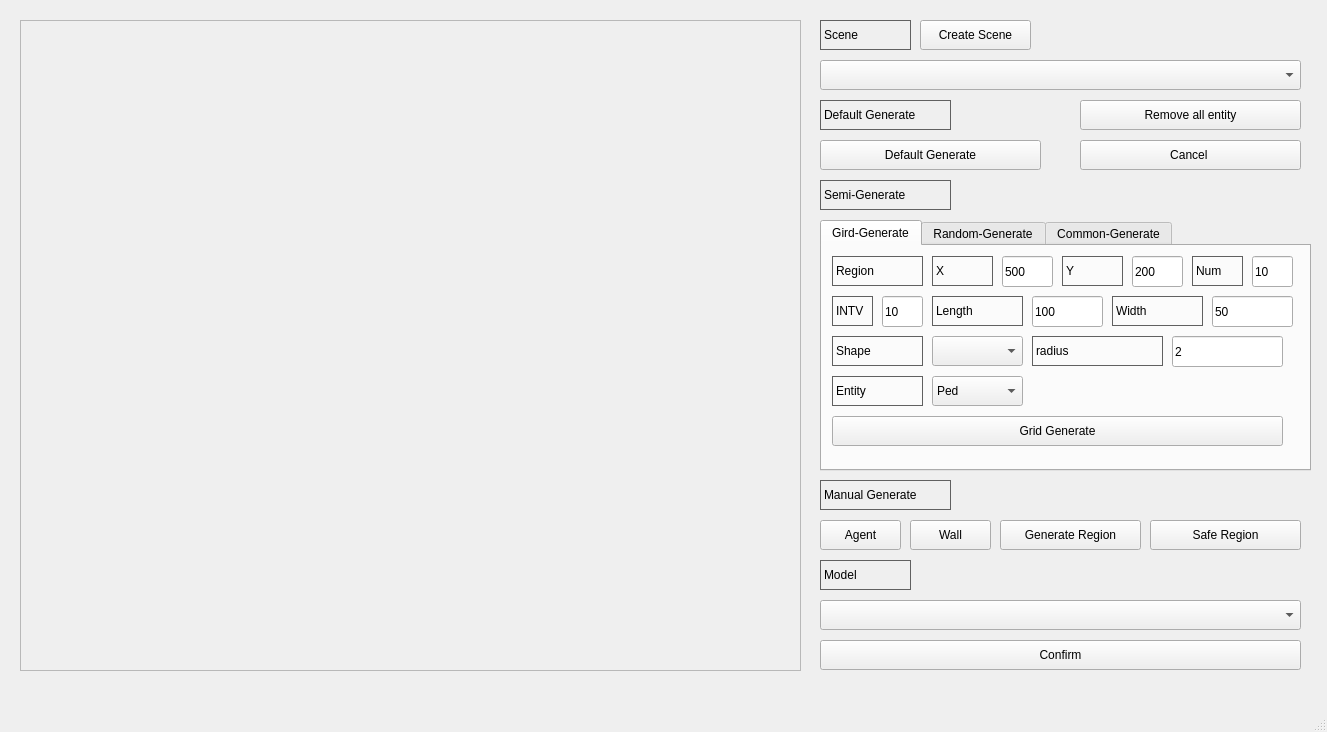
<?xml version="1.0" encoding="UTF-8"?>
<ui version="4.0">
 <class>MainWindow</class>
 <widget class="QMainWindow" name="MainWindow">
  <property name="geometry">
   <rect>
    <x>0</x>
    <y>0</y>
    <width>1327</width>
    <height>732</height>
   </rect>
  </property>
  <property name="windowTitle">
   <string>MainWindow</string>
  </property>
  <widget class="QWidget" name="centralwidget">
   <widget class="QScrollArea" name="scrollArea">
    <property name="geometry">
     <rect>
      <x>20</x>
      <y>20</y>
      <width>781</width>
      <height>651</height>
     </rect>
    </property>
    <property name="widgetResizable">
     <bool>true</bool>
    </property>
    <widget class="QWidget" name="scrollAreaWidgetContents">
     <property name="geometry">
      <rect>
       <x>0</x>
       <y>0</y>
       <width>779</width>
       <height>649</height>
      </rect>
     </property>
    </widget>
   </widget>
   <widget class="QPushButton" name="pushButton_2">
    <property name="geometry">
     <rect>
      <x>910</x>
      <y>520</y>
      <width>81</width>
      <height>30</height>
     </rect>
    </property>
    <property name="text">
     <string>Wall</string>
    </property>
   </widget>
   <widget class="QLabel" name="label_13">
    <property name="geometry">
     <rect>
      <x>820</x>
      <y>560</y>
      <width>91</width>
      <height>30</height>
     </rect>
    </property>
    <property name="styleSheet">
     <string notr="true">QLabel{

     border-width: 1px;

     border-style: solid;

     border-color: rgb(96, 96, 96);

}</string>
    </property>
    <property name="text">
     <string>Model</string>
    </property>
    <property name="margin">
     <number>-1</number>
    </property>
   </widget>
   <widget class="QPushButton" name="pushButton">
    <property name="geometry">
     <rect>
      <x>820</x>
      <y>520</y>
      <width>81</width>
      <height>30</height>
     </rect>
    </property>
    <property name="text">
     <string>Agent</string>
    </property>
   </widget>
   <widget class="QComboBox" name="comboBox_2">
    <property name="geometry">
     <rect>
      <x>820</x>
      <y>600</y>
      <width>481</width>
      <height>30</height>
     </rect>
    </property>
   </widget>
   <widget class="QLabel" name="label_4">
    <property name="geometry">
     <rect>
      <x>820</x>
      <y>100</y>
      <width>131</width>
      <height>30</height>
     </rect>
    </property>
    <property name="styleSheet">
     <string notr="true">QLabel{

     border-width: 1px;

     border-style: solid;

     border-color: rgb(96, 96, 96);

}</string>
    </property>
    <property name="text">
     <string>Default Generate</string>
    </property>
    <property name="margin">
     <number>-1</number>
    </property>
   </widget>
   <widget class="QComboBox" name="comboBox">
    <property name="geometry">
     <rect>
      <x>820</x>
      <y>60</y>
      <width>481</width>
      <height>30</height>
     </rect>
    </property>
   </widget>
   <widget class="QLabel" name="label_3">
    <property name="geometry">
     <rect>
      <x>820</x>
      <y>20</y>
      <width>91</width>
      <height>30</height>
     </rect>
    </property>
    <property name="styleSheet">
     <string notr="true">QLabel{

     border-width: 1px;

     border-style: solid;

     border-color: rgb(96, 96, 96);

}</string>
    </property>
    <property name="text">
     <string>Scene</string>
    </property>
    <property name="margin">
     <number>-1</number>
    </property>
   </widget>
   <widget class="QPushButton" name="pushButton_3">
    <property name="geometry">
     <rect>
      <x>1000</x>
      <y>520</y>
      <width>141</width>
      <height>30</height>
     </rect>
    </property>
    <property name="text">
     <string>Generate Region</string>
    </property>
   </widget>
   <widget class="QPushButton" name="pushButton_10">
    <property name="geometry">
     <rect>
      <x>820</x>
      <y>140</y>
      <width>221</width>
      <height>30</height>
     </rect>
    </property>
    <property name="text">
     <string>Default Generate</string>
    </property>
   </widget>
   <widget class="QLabel" name="label_16">
    <property name="geometry">
     <rect>
      <x>820</x>
      <y>480</y>
      <width>131</width>
      <height>30</height>
     </rect>
    </property>
    <property name="styleSheet">
     <string notr="true">QLabel{

     border-width: 1px;

     border-style: solid;

     border-color: rgb(96, 96, 96);

}</string>
    </property>
    <property name="text">
     <string>Manual Generate</string>
    </property>
    <property name="margin">
     <number>-1</number>
    </property>
   </widget>
   <widget class="QPushButton" name="pushButton_5">
    <property name="geometry">
     <rect>
      <x>1150</x>
      <y>520</y>
      <width>151</width>
      <height>30</height>
     </rect>
    </property>
    <property name="text">
     <string>Safe Region</string>
    </property>
   </widget>
   <widget class="QPushButton" name="pushButton_11">
    <property name="geometry">
     <rect>
      <x>820</x>
      <y>640</y>
      <width>481</width>
      <height>30</height>
     </rect>
    </property>
    <property name="text">
     <string>Confirm</string>
    </property>
   </widget>
   <widget class="QLabel" name="label_5">
    <property name="geometry">
     <rect>
      <x>820</x>
      <y>180</y>
      <width>131</width>
      <height>30</height>
     </rect>
    </property>
    <property name="styleSheet">
     <string notr="true">QLabel{

     border-width: 1px;

     border-style: solid;

     border-color: rgb(96, 96, 96);

}</string>
    </property>
    <property name="text">
     <string>Semi-Generate</string>
    </property>
    <property name="margin">
     <number>-1</number>
    </property>
   </widget>
   <widget class="QPushButton" name="pushButton_19">
    <property name="geometry">
     <rect>
      <x>1080</x>
      <y>100</y>
      <width>221</width>
      <height>30</height>
     </rect>
    </property>
    <property name="text">
     <string>Remove all entity</string>
    </property>
   </widget>
   <widget class="QPushButton" name="pushButton_20">
    <property name="geometry">
     <rect>
      <x>920</x>
      <y>20</y>
      <width>111</width>
      <height>30</height>
     </rect>
    </property>
    <property name="text">
     <string>Create Scene</string>
    </property>
   </widget>
   <widget class="QTabWidget" name="tabWidget_2">
    <property name="geometry">
     <rect>
      <x>820</x>
      <y>220</y>
      <width>491</width>
      <height>251</height>
     </rect>
    </property>
    <property name="currentIndex">
     <number>0</number>
    </property>
    <widget class="QWidget" name="tab_7">
     <attribute name="title">
      <string>Gird-Generate</string>
     </attribute>
     <widget class="QPushButton" name="pushButton_24">
      <property name="geometry">
       <rect>
        <x>10</x>
        <y>170</y>
        <width>451</width>
        <height>30</height>
       </rect>
      </property>
      <property name="text">
       <string>Grid Generate</string>
      </property>
     </widget>
     <widget class="QLabel" name="label_57">
      <property name="geometry">
       <rect>
        <x>10</x>
        <y>10</y>
        <width>91</width>
        <height>30</height>
       </rect>
      </property>
      <property name="styleSheet">
       <string notr="true">QLabel{

     border-width: 1px;

     border-style: solid;

     border-color: rgb(96, 96, 96);

}</string>
      </property>
      <property name="text">
       <string>Region</string>
      </property>
      <property name="margin">
       <number>-1</number>
      </property>
     </widget>
     <widget class="QComboBox" name="comboBox_3">
      <property name="geometry">
       <rect>
        <x>110</x>
        <y>90</y>
        <width>91</width>
        <height>30</height>
       </rect>
      </property>
     </widget>
     <widget class="QLabel" name="label_63">
      <property name="geometry">
       <rect>
        <x>10</x>
        <y>90</y>
        <width>91</width>
        <height>30</height>
       </rect>
      </property>
      <property name="styleSheet">
       <string notr="true">QLabel{

     border-width: 1px;

     border-style: solid;

     border-color: rgb(96, 96, 96);

}</string>
      </property>
      <property name="text">
       <string>Shape</string>
      </property>
      <property name="margin">
       <number>-1</number>
      </property>
     </widget>
     <widget class="QStackedWidget" name="stackedWidget">
      <property name="geometry">
       <rect>
        <x>210</x>
        <y>90</y>
        <width>251</width>
        <height>71</height>
       </rect>
      </property>
      <property name="currentIndex">
       <number>0</number>
      </property>
      <widget class="QWidget" name="page_3">
       <widget class="QLabel" name="label_58">
        <property name="geometry">
         <rect>
          <x>0</x>
          <y>0</y>
          <width>131</width>
          <height>30</height>
         </rect>
        </property>
        <property name="styleSheet">
         <string notr="true">QLabel{

     border-width: 1px;

     border-style: solid;

     border-color: rgb(96, 96, 96);

}</string>
        </property>
        <property name="text">
         <string>radius</string>
        </property>
        <property name="margin">
         <number>-1</number>
        </property>
       </widget>
       <widget class="QLineEdit" name="lineEdit_43">
        <property name="geometry">
         <rect>
          <x>140</x>
          <y>0</y>
          <width>111</width>
          <height>31</height>
         </rect>
        </property>
        <property name="text">
         <string>2</string>
        </property>
       </widget>
      </widget>
      <widget class="QWidget" name="page_4">
       <widget class="QLabel" name="label_76">
        <property name="geometry">
         <rect>
          <x>0</x>
          <y>0</y>
          <width>131</width>
          <height>30</height>
         </rect>
        </property>
        <property name="styleSheet">
         <string notr="true">QLabel{

     border-width: 1px;

     border-style: solid;

     border-color: rgb(96, 96, 96);

}</string>
        </property>
        <property name="text">
         <string>Length Of Box</string>
        </property>
        <property name="margin">
         <number>-1</number>
        </property>
       </widget>
       <widget class="QLineEdit" name="lineEdit_44">
        <property name="geometry">
         <rect>
          <x>140</x>
          <y>0</y>
          <width>111</width>
          <height>31</height>
         </rect>
        </property>
        <property name="text">
         <string>10</string>
        </property>
       </widget>
       <widget class="QLabel" name="label_77">
        <property name="geometry">
         <rect>
          <x>0</x>
          <y>40</y>
          <width>131</width>
          <height>30</height>
         </rect>
        </property>
        <property name="styleSheet">
         <string notr="true">QLabel{

     border-width: 1px;

     border-style: solid;

     border-color: rgb(96, 96, 96);

}</string>
        </property>
        <property name="text">
         <string>Width Of Box</string>
        </property>
        <property name="margin">
         <number>-1</number>
        </property>
       </widget>
       <widget class="QLineEdit" name="lineEdit_45">
        <property name="geometry">
         <rect>
          <x>140</x>
          <y>40</y>
          <width>111</width>
          <height>31</height>
         </rect>
        </property>
        <property name="text">
         <string>10</string>
        </property>
       </widget>
      </widget>
     </widget>
     <widget class="QLabel" name="label_65">
      <property name="geometry">
       <rect>
        <x>110</x>
        <y>50</y>
        <width>91</width>
        <height>30</height>
       </rect>
      </property>
      <property name="styleSheet">
       <string notr="true">QLabel{

     border-width: 1px;

     border-style: solid;

     border-color: rgb(96, 96, 96);

}</string>
      </property>
      <property name="text">
       <string>Length</string>
      </property>
      <property name="margin">
       <number>-1</number>
      </property>
     </widget>
     <widget class="QLineEdit" name="lineEdit_36">
      <property name="geometry">
       <rect>
        <x>210</x>
        <y>50</y>
        <width>71</width>
        <height>31</height>
       </rect>
      </property>
      <property name="text">
       <string>100</string>
      </property>
     </widget>
     <widget class="QLabel" name="label_67">
      <property name="geometry">
       <rect>
        <x>290</x>
        <y>50</y>
        <width>91</width>
        <height>30</height>
       </rect>
      </property>
      <property name="styleSheet">
       <string notr="true">QLabel{

     border-width: 1px;

     border-style: solid;

     border-color: rgb(96, 96, 96);

}</string>
      </property>
      <property name="text">
       <string>Width</string>
      </property>
      <property name="margin">
       <number>-1</number>
      </property>
     </widget>
     <widget class="QLineEdit" name="lineEdit_37">
      <property name="geometry">
       <rect>
        <x>390</x>
        <y>50</y>
        <width>81</width>
        <height>31</height>
       </rect>
      </property>
      <property name="text">
       <string>50</string>
      </property>
     </widget>
     <widget class="QLabel" name="label_68">
      <property name="geometry">
       <rect>
        <x>10</x>
        <y>130</y>
        <width>91</width>
        <height>30</height>
       </rect>
      </property>
      <property name="styleSheet">
       <string notr="true">QLabel{

     border-width: 1px;

     border-style: solid;

     border-color: rgb(96, 96, 96);

}</string>
      </property>
      <property name="text">
       <string>Entity</string>
      </property>
      <property name="margin">
       <number>-1</number>
      </property>
     </widget>
     <widget class="QComboBox" name="comboBox_5">
      <property name="geometry">
       <rect>
        <x>110</x>
        <y>130</y>
        <width>91</width>
        <height>30</height>
       </rect>
      </property>
      <item>
       <property name="text">
        <string>Ped</string>
       </property>
      </item>
      <item>
       <property name="text">
        <string>Wall</string>
       </property>
      </item>
      <item>
       <property name="text">
        <string>Safe-Region</string>
       </property>
      </item>
     </widget>
     <widget class="QLabel" name="label_82">
      <property name="geometry">
       <rect>
        <x>10</x>
        <y>50</y>
        <width>41</width>
        <height>30</height>
       </rect>
      </property>
      <property name="styleSheet">
       <string notr="true">QLabel{

     border-width: 1px;

     border-style: solid;

     border-color: rgb(96, 96, 96);

}</string>
      </property>
      <property name="text">
       <string>INTV</string>
      </property>
      <property name="margin">
       <number>-1</number>
      </property>
     </widget>
     <widget class="QLineEdit" name="lineEdit_52">
      <property name="geometry">
       <rect>
        <x>60</x>
        <y>50</y>
        <width>41</width>
        <height>31</height>
       </rect>
      </property>
      <property name="text">
       <string>10</string>
      </property>
     </widget>
     <widget class="QLabel" name="label_84">
      <property name="geometry">
       <rect>
        <x>110</x>
        <y>10</y>
        <width>61</width>
        <height>30</height>
       </rect>
      </property>
      <property name="styleSheet">
       <string notr="true">QLabel{

     border-width: 1px;

     border-style: solid;

     border-color: rgb(96, 96, 96);

}</string>
      </property>
      <property name="text">
       <string>X</string>
      </property>
      <property name="margin">
       <number>-1</number>
      </property>
     </widget>
     <widget class="QLineEdit" name="lineEdit_54">
      <property name="geometry">
       <rect>
        <x>180</x>
        <y>10</y>
        <width>51</width>
        <height>31</height>
       </rect>
      </property>
      <property name="text">
       <string>500</string>
      </property>
     </widget>
     <widget class="QLabel" name="label_85">
      <property name="geometry">
       <rect>
        <x>240</x>
        <y>10</y>
        <width>61</width>
        <height>30</height>
       </rect>
      </property>
      <property name="styleSheet">
       <string notr="true">QLabel{

     border-width: 1px;

     border-style: solid;

     border-color: rgb(96, 96, 96);

}</string>
      </property>
      <property name="text">
       <string>Y</string>
      </property>
      <property name="margin">
       <number>-1</number>
      </property>
     </widget>
     <widget class="QLineEdit" name="lineEdit_55">
      <property name="geometry">
       <rect>
        <x>310</x>
        <y>10</y>
        <width>51</width>
        <height>31</height>
       </rect>
      </property>
      <property name="text">
       <string>200</string>
      </property>
     </widget>
     <widget class="QLabel" name="label_86">
      <property name="geometry">
       <rect>
        <x>370</x>
        <y>10</y>
        <width>51</width>
        <height>30</height>
       </rect>
      </property>
      <property name="styleSheet">
       <string notr="true">QLabel{

     border-width: 1px;

     border-style: solid;

     border-color: rgb(96, 96, 96);

}</string>
      </property>
      <property name="text">
       <string>Num</string>
      </property>
      <property name="margin">
       <number>-1</number>
      </property>
     </widget>
     <widget class="QLineEdit" name="lineEdit_56">
      <property name="geometry">
       <rect>
        <x>430</x>
        <y>10</y>
        <width>41</width>
        <height>31</height>
       </rect>
      </property>
      <property name="text">
       <string>10</string>
      </property>
     </widget>
    </widget>
    <widget class="QWidget" name="tab_8">
     <attribute name="title">
      <string>Random-Generate</string>
     </attribute>
     <widget class="QLabel" name="label_61">
      <property name="geometry">
       <rect>
        <x>10</x>
        <y>10</y>
        <width>91</width>
        <height>30</height>
       </rect>
      </property>
      <property name="styleSheet">
       <string notr="true">QLabel{

     border-width: 1px;

     border-style: solid;

     border-color: rgb(96, 96, 96);

}</string>
      </property>
      <property name="text">
       <string>Region</string>
      </property>
      <property name="margin">
       <number>-1</number>
      </property>
     </widget>
     <widget class="QLabel" name="label_62">
      <property name="geometry">
       <rect>
        <x>10</x>
        <y>90</y>
        <width>91</width>
        <height>30</height>
       </rect>
      </property>
      <property name="styleSheet">
       <string notr="true">QLabel{

     border-width: 1px;

     border-style: solid;

     border-color: rgb(96, 96, 96);

}</string>
      </property>
      <property name="text">
       <string>Shape</string>
      </property>
      <property name="margin">
       <number>-1</number>
      </property>
     </widget>
     <widget class="QLabel" name="label_69">
      <property name="geometry">
       <rect>
        <x>110</x>
        <y>10</y>
        <width>61</width>
        <height>30</height>
       </rect>
      </property>
      <property name="styleSheet">
       <string notr="true">QLabel{

     border-width: 1px;

     border-style: solid;

     border-color: rgb(96, 96, 96);

}</string>
      </property>
      <property name="text">
       <string>X</string>
      </property>
      <property name="margin">
       <number>-1</number>
      </property>
     </widget>
     <widget class="QLabel" name="label_70">
      <property name="geometry">
       <rect>
        <x>110</x>
        <y>50</y>
        <width>91</width>
        <height>30</height>
       </rect>
      </property>
      <property name="styleSheet">
       <string notr="true">QLabel{

     border-width: 1px;

     border-style: solid;

     border-color: rgb(96, 96, 96);

}</string>
      </property>
      <property name="text">
       <string>Length</string>
      </property>
      <property name="margin">
       <number>-1</number>
      </property>
     </widget>
     <widget class="QLineEdit" name="lineEdit_39">
      <property name="geometry">
       <rect>
        <x>180</x>
        <y>10</y>
        <width>51</width>
        <height>31</height>
       </rect>
      </property>
      <property name="text">
       <string>500</string>
      </property>
     </widget>
     <widget class="QLineEdit" name="lineEdit_40">
      <property name="geometry">
       <rect>
        <x>210</x>
        <y>50</y>
        <width>71</width>
        <height>31</height>
       </rect>
      </property>
      <property name="text">
       <string>100</string>
      </property>
     </widget>
     <widget class="QLabel" name="label_71">
      <property name="geometry">
       <rect>
        <x>240</x>
        <y>10</y>
        <width>61</width>
        <height>30</height>
       </rect>
      </property>
      <property name="styleSheet">
       <string notr="true">QLabel{

     border-width: 1px;

     border-style: solid;

     border-color: rgb(96, 96, 96);

}</string>
      </property>
      <property name="text">
       <string>Y</string>
      </property>
      <property name="margin">
       <number>-1</number>
      </property>
     </widget>
     <widget class="QLabel" name="label_72">
      <property name="geometry">
       <rect>
        <x>290</x>
        <y>50</y>
        <width>91</width>
        <height>30</height>
       </rect>
      </property>
      <property name="styleSheet">
       <string notr="true">QLabel{

     border-width: 1px;

     border-style: solid;

     border-color: rgb(96, 96, 96);

}</string>
      </property>
      <property name="text">
       <string>Width</string>
      </property>
      <property name="margin">
       <number>-1</number>
      </property>
     </widget>
     <widget class="QLineEdit" name="lineEdit_41">
      <property name="geometry">
       <rect>
        <x>310</x>
        <y>10</y>
        <width>51</width>
        <height>31</height>
       </rect>
      </property>
      <property name="text">
       <string>200</string>
      </property>
     </widget>
     <widget class="QLineEdit" name="lineEdit_42">
      <property name="geometry">
       <rect>
        <x>390</x>
        <y>50</y>
        <width>81</width>
        <height>31</height>
       </rect>
      </property>
      <property name="text">
       <string>50</string>
      </property>
     </widget>
     <widget class="QComboBox" name="comboBox_4">
      <property name="geometry">
       <rect>
        <x>110</x>
        <y>90</y>
        <width>91</width>
        <height>30</height>
       </rect>
      </property>
     </widget>
     <widget class="QLabel" name="label_73">
      <property name="geometry">
       <rect>
        <x>10</x>
        <y>130</y>
        <width>91</width>
        <height>30</height>
       </rect>
      </property>
      <property name="styleSheet">
       <string notr="true">QLabel{

     border-width: 1px;

     border-style: solid;

     border-color: rgb(96, 96, 96);

}</string>
      </property>
      <property name="text">
       <string>Entity</string>
      </property>
      <property name="margin">
       <number>-1</number>
      </property>
     </widget>
     <widget class="QPushButton" name="pushButton_25">
      <property name="geometry">
       <rect>
        <x>10</x>
        <y>170</y>
        <width>451</width>
        <height>30</height>
       </rect>
      </property>
      <property name="text">
       <string>Random Generate</string>
      </property>
     </widget>
     <widget class="QStackedWidget" name="stackedWidget_2">
      <property name="geometry">
       <rect>
        <x>210</x>
        <y>90</y>
        <width>251</width>
        <height>71</height>
       </rect>
      </property>
      <property name="currentIndex">
       <number>0</number>
      </property>
      <widget class="QWidget" name="page_5">
       <widget class="QLabel" name="label_59">
        <property name="geometry">
         <rect>
          <x>0</x>
          <y>0</y>
          <width>131</width>
          <height>30</height>
         </rect>
        </property>
        <property name="styleSheet">
         <string notr="true">QLabel{

     border-width: 1px;

     border-style: solid;

     border-color: rgb(96, 96, 96);

}</string>
        </property>
        <property name="text">
         <string>radius</string>
        </property>
        <property name="margin">
         <number>-1</number>
        </property>
       </widget>
       <widget class="QLineEdit" name="lineEdit_46">
        <property name="geometry">
         <rect>
          <x>140</x>
          <y>0</y>
          <width>111</width>
          <height>31</height>
         </rect>
        </property>
        <property name="text">
         <string>2</string>
        </property>
       </widget>
      </widget>
      <widget class="QWidget" name="page_6">
       <widget class="QLabel" name="label_78">
        <property name="geometry">
         <rect>
          <x>0</x>
          <y>0</y>
          <width>131</width>
          <height>30</height>
         </rect>
        </property>
        <property name="styleSheet">
         <string notr="true">QLabel{

     border-width: 1px;

     border-style: solid;

     border-color: rgb(96, 96, 96);

}</string>
        </property>
        <property name="text">
         <string>Length Of Box</string>
        </property>
        <property name="margin">
         <number>-1</number>
        </property>
       </widget>
       <widget class="QLineEdit" name="lineEdit_47">
        <property name="geometry">
         <rect>
          <x>140</x>
          <y>0</y>
          <width>111</width>
          <height>31</height>
         </rect>
        </property>
        <property name="text">
         <string>10</string>
        </property>
       </widget>
       <widget class="QLabel" name="label_79">
        <property name="geometry">
         <rect>
          <x>0</x>
          <y>40</y>
          <width>131</width>
          <height>30</height>
         </rect>
        </property>
        <property name="styleSheet">
         <string notr="true">QLabel{

     border-width: 1px;

     border-style: solid;

     border-color: rgb(96, 96, 96);

}</string>
        </property>
        <property name="text">
         <string>Width Of Box</string>
        </property>
        <property name="margin">
         <number>-1</number>
        </property>
       </widget>
       <widget class="QLineEdit" name="lineEdit_48">
        <property name="geometry">
         <rect>
          <x>140</x>
          <y>40</y>
          <width>111</width>
          <height>31</height>
         </rect>
        </property>
        <property name="text">
         <string>10</string>
        </property>
       </widget>
      </widget>
     </widget>
     <widget class="QComboBox" name="comboBox_6">
      <property name="geometry">
       <rect>
        <x>110</x>
        <y>130</y>
        <width>91</width>
        <height>30</height>
       </rect>
      </property>
      <item>
       <property name="text">
        <string>Ped</string>
       </property>
      </item>
      <item>
       <property name="text">
        <string>Wall</string>
       </property>
      </item>
      <item>
       <property name="text">
        <string>Safe-Region</string>
       </property>
      </item>
     </widget>
     <widget class="QLabel" name="label_83">
      <property name="geometry">
       <rect>
        <x>370</x>
        <y>10</y>
        <width>51</width>
        <height>30</height>
       </rect>
      </property>
      <property name="styleSheet">
       <string notr="true">QLabel{

     border-width: 1px;

     border-style: solid;

     border-color: rgb(96, 96, 96);

}</string>
      </property>
      <property name="text">
       <string>Num</string>
      </property>
      <property name="margin">
       <number>-1</number>
      </property>
     </widget>
     <widget class="QLineEdit" name="lineEdit_53">
      <property name="geometry">
       <rect>
        <x>430</x>
        <y>10</y>
        <width>41</width>
        <height>31</height>
       </rect>
      </property>
      <property name="text">
       <string>10</string>
      </property>
     </widget>
    </widget>
    <widget class="QWidget" name="tab">
     <attribute name="title">
      <string>Common-Generate</string>
     </attribute>
     <widget class="QLabel" name="label_74">
      <property name="geometry">
       <rect>
        <x>10</x>
        <y>10</y>
        <width>91</width>
        <height>30</height>
       </rect>
      </property>
      <property name="styleSheet">
       <string notr="true">QLabel{

     border-width: 1px;

     border-style: solid;

     border-color: rgb(96, 96, 96);

}</string>
      </property>
      <property name="text">
       <string>Shape</string>
      </property>
      <property name="margin">
       <number>-1</number>
      </property>
     </widget>
     <widget class="QComboBox" name="comboBox_7">
      <property name="geometry">
       <rect>
        <x>10</x>
        <y>50</y>
        <width>91</width>
        <height>30</height>
       </rect>
      </property>
     </widget>
     <widget class="QLabel" name="label_75">
      <property name="geometry">
       <rect>
        <x>10</x>
        <y>90</y>
        <width>91</width>
        <height>30</height>
       </rect>
      </property>
      <property name="styleSheet">
       <string notr="true">QLabel{

     border-width: 1px;

     border-style: solid;

     border-color: rgb(96, 96, 96);

}</string>
      </property>
      <property name="text">
       <string>Entity</string>
      </property>
      <property name="margin">
       <number>-1</number>
      </property>
     </widget>
     <widget class="QPushButton" name="pushButton_26">
      <property name="geometry">
       <rect>
        <x>10</x>
        <y>170</y>
        <width>451</width>
        <height>30</height>
       </rect>
      </property>
      <property name="text">
       <string>Common Generate</string>
      </property>
     </widget>
     <widget class="QStackedWidget" name="stackedWidget_3">
      <property name="geometry">
       <rect>
        <x>110</x>
        <y>10</y>
        <width>341</width>
        <height>101</height>
       </rect>
      </property>
      <property name="currentIndex">
       <number>0</number>
      </property>
      <widget class="QWidget" name="page_7">
       <widget class="QLabel" name="label_60">
        <property name="geometry">
         <rect>
          <x>0</x>
          <y>0</y>
          <width>131</width>
          <height>30</height>
         </rect>
        </property>
        <property name="styleSheet">
         <string notr="true">QLabel{

     border-width: 1px;

     border-style: solid;

     border-color: rgb(96, 96, 96);

}</string>
        </property>
        <property name="text">
         <string>radius</string>
        </property>
        <property name="margin">
         <number>-1</number>
        </property>
       </widget>
       <widget class="QLineEdit" name="lineEdit_49">
        <property name="geometry">
         <rect>
          <x>140</x>
          <y>0</y>
          <width>111</width>
          <height>31</height>
         </rect>
        </property>
        <property name="text">
         <string>2</string>
        </property>
       </widget>
      </widget>
      <widget class="QWidget" name="page_8">
       <widget class="QLabel" name="label_80">
        <property name="geometry">
         <rect>
          <x>0</x>
          <y>0</y>
          <width>131</width>
          <height>30</height>
         </rect>
        </property>
        <property name="styleSheet">
         <string notr="true">QLabel{

     border-width: 1px;

     border-style: solid;

     border-color: rgb(96, 96, 96);

}</string>
        </property>
        <property name="text">
         <string>Length Of Box</string>
        </property>
        <property name="margin">
         <number>-1</number>
        </property>
       </widget>
       <widget class="QLineEdit" name="lineEdit_50">
        <property name="geometry">
         <rect>
          <x>140</x>
          <y>0</y>
          <width>111</width>
          <height>31</height>
         </rect>
        </property>
        <property name="text">
         <string>10</string>
        </property>
       </widget>
       <widget class="QLabel" name="label_81">
        <property name="geometry">
         <rect>
          <x>0</x>
          <y>40</y>
          <width>131</width>
          <height>30</height>
         </rect>
        </property>
        <property name="styleSheet">
         <string notr="true">QLabel{

     border-width: 1px;

     border-style: solid;

     border-color: rgb(96, 96, 96);

}</string>
        </property>
        <property name="text">
         <string>Width Of Box</string>
        </property>
        <property name="margin">
         <number>-1</number>
        </property>
       </widget>
       <widget class="QLineEdit" name="lineEdit_51">
        <property name="geometry">
         <rect>
          <x>140</x>
          <y>40</y>
          <width>111</width>
          <height>31</height>
         </rect>
        </property>
        <property name="text">
         <string>10</string>
        </property>
       </widget>
      </widget>
     </widget>
     <widget class="QComboBox" name="comboBox_9">
      <property name="geometry">
       <rect>
        <x>10</x>
        <y>130</y>
        <width>91</width>
        <height>30</height>
       </rect>
      </property>
      <item>
       <property name="text">
        <string>Ped</string>
       </property>
      </item>
      <item>
       <property name="text">
        <string>Wall</string>
       </property>
      </item>
      <item>
       <property name="text">
        <string>Safe-Region</string>
       </property>
      </item>
     </widget>
     <widget class="QLabel" name="label_87">
      <property name="geometry">
       <rect>
        <x>110</x>
        <y>130</y>
        <width>91</width>
        <height>30</height>
       </rect>
      </property>
      <property name="styleSheet">
       <string notr="true">QLabel{

     border-width: 1px;

     border-style: solid;

     border-color: rgb(96, 96, 96);

}</string>
      </property>
      <property name="text">
       <string>X</string>
      </property>
      <property name="margin">
       <number>-1</number>
      </property>
     </widget>
     <widget class="QLineEdit" name="lineEdit_57">
      <property name="geometry">
       <rect>
        <x>210</x>
        <y>130</y>
        <width>71</width>
        <height>31</height>
       </rect>
      </property>
      <property name="text">
       <string>500</string>
      </property>
     </widget>
     <widget class="QLabel" name="label_88">
      <property name="geometry">
       <rect>
        <x>290</x>
        <y>130</y>
        <width>91</width>
        <height>30</height>
       </rect>
      </property>
      <property name="styleSheet">
       <string notr="true">QLabel{

     border-width: 1px;

     border-style: solid;

     border-color: rgb(96, 96, 96);

}</string>
      </property>
      <property name="text">
       <string>Y</string>
      </property>
      <property name="margin">
       <number>-1</number>
      </property>
     </widget>
     <widget class="QLineEdit" name="lineEdit_58">
      <property name="geometry">
       <rect>
        <x>390</x>
        <y>130</y>
        <width>71</width>
        <height>31</height>
       </rect>
      </property>
      <property name="text">
       <string>200</string>
      </property>
     </widget>
    </widget>
   </widget>
   <widget class="QPushButton" name="pushButton_21">
    <property name="geometry">
     <rect>
      <x>1080</x>
      <y>140</y>
      <width>221</width>
      <height>30</height>
     </rect>
    </property>
    <property name="text">
     <string>Cancel </string>
    </property>
   </widget>
  </widget>
  <widget class="QMenuBar" name="menubar">
   <property name="geometry">
    <rect>
     <x>0</x>
     <y>0</y>
     <width>1327</width>
     <height>28</height>
    </rect>
   </property>
  </widget>
  <widget class="QStatusBar" name="statusbar"/>
 </widget>
 <resources/>
 <connections/>
</ui>
